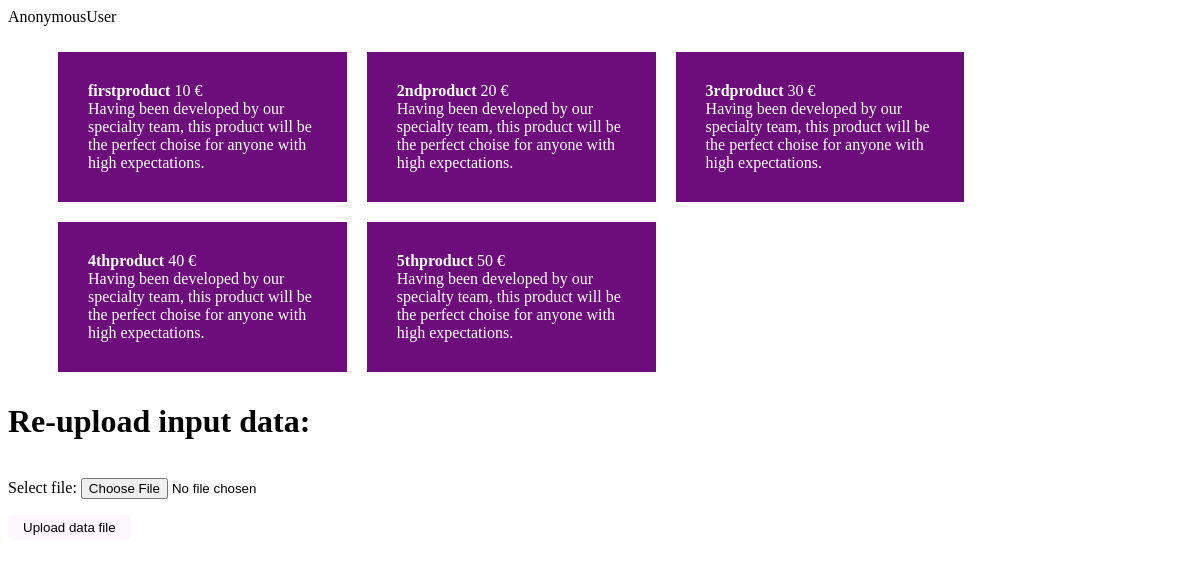
/product/products/, run on the app's committed database.
### product/models.py (models this page shows, shortened)
class Product(models.Model):
    product_name = models.CharField(max_length=100)
    pub_date = models.DateTimeField('date published')
    product_des = models.CharField(max_length=400)
    product_price = models.CharField(max_length=10)
    product_image = models.CharField(max_length=100)

### product/views.py (the view)
def uploaddata(request):
    if request.method=='POST' and request.FILES:
        uploadform = UploadForm(request.POST, request.FILES)
        if uploadform.is_valid():
            datafile = request.FILES['uploadfile']
            data = pd.read_excel(datafile)
            i=0
            Product.objects.all().delete()
            for prod in data['product_name']:
                if Product.objects.filter(product_name__exact=prod).exists():
                    pass
                else:
                    p = Product(product_name = prod, pub_date = timezone.now(), product_des = data.iloc[i]['product_des'],
                                product_price = data.iloc[i]['product_price'], product_image = data.iloc[i]['Image'])
                    p.save()
                    i=i+1
        product_list = Product.objects.all()
        uploadform = UploadForm()
        return render(request, 'product/user.html', {
                                             'product_list': product_list,
                                             'uploadform': uploadform})
    else:
        product_list = Product.objects.all()
        uploadform = UploadForm()
        return render(request, 'product/user.html', {
                                             'product_list': product_list,
                                             'uploadform': uploadform})

### product/forms.py
class UploadForm(forms.Form):
    uploadfile = forms.FileField(label='Select file')

### product/templates/product/user.html (shortened to what this page needs)
{% load static %}
<link rel="stylesheet" type="text/css" href="{% static 'product/style.css' %}" />
{% if product_list %}
    <ul class="ullist">
       {% for product in product_list %}
           <li><b>{{ product.product_name }}</b> {{product.product_price}} €<br>
           {{ product.product_des }}</li>
       {% endfor %}
    </ul>
{% endif %}
<h1 class="h1">Re-upload input data:</h1>
<form action="{% url 'product:uploaddata' %}" method="post" enctype="multipart/form-data" class="h1">
    {{ uploadform.as_p }}
    <input type="submit" class="input" value="Upload data file"/>
</form>

### product/static/product/style.css (style rules this page uses)
.input { position: relative; padding:5px 15px; background:rgb(253,248,254); border:0 none; cursor:pointer; border-radius: 5px; }
.ullist li { color: white; display: inline; float: left; width: 20%; background: rgb(109,13,123); padding: 30px; margin: 10px; }
.h1 { float: left; width:100%; }

### data on the page
Product: product_name "firstproduct", product_price "10", product_des "Having been developed by our specialty team, this product will be the perfect choise for anyone with high expectations."
Product: product_name "2ndproduct", product_price "20", product_des "Having been developed by our specialty team, this product will be the perfect choise for anyone with high expectations."
Product: product_name "3rdproduct", product_price "30", product_des "Having been developed by our specialty team, this product will be the perfect choise for anyone with high expectations."
Product: product_name "4thproduct", product_price "40", product_des "Having been developed by our specialty team, this product will be the perfect choise for anyone with high expectations."
Product: product_name "5thproduct", product_price "50", product_des "Having been developed by our specialty team, this product will be the perfect choise for anyone with high expectations."
